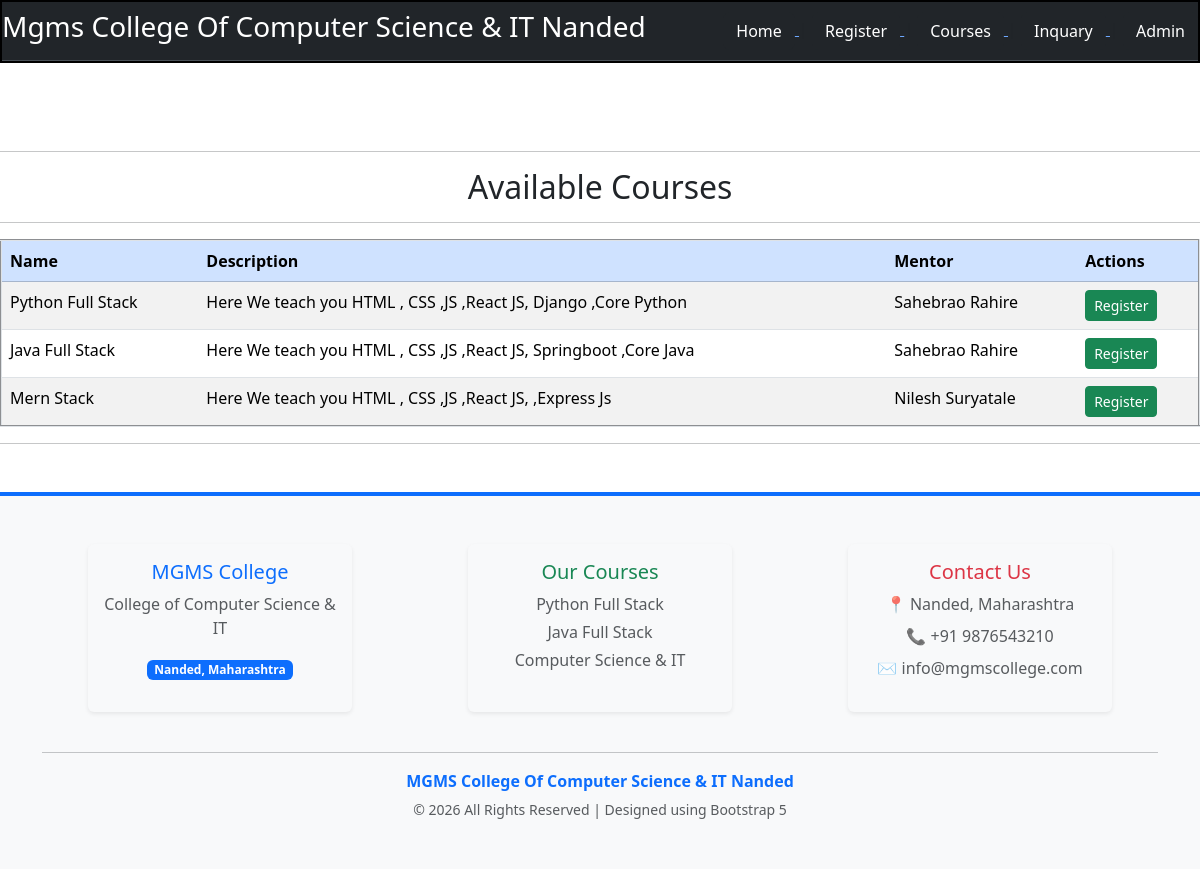
The page /Courses/ on the database its author committed.
### Databases/models.py (models this page shows, shortened)
class Courses(models.Model):
    Name=models.CharField(max_length=50)
    Description=models.CharField(max_length=1000)
    Mentor=models.CharField(max_length=50)

### Databases/views.py (the view)
# urls.py: path('Courses/',Course),
def Course(request):
    Data=Courses.objects.all()
    return render(request,'Database/Courses.html',{'Courses':Data})

### Templates/Database/Courses.html (shortened to what this page needs)
<!DOCTYPE html> <html> <head> <link href="https://cdn.jsdelivr.net/npm/bootstrap@5.3.8/dist/css/bootstrap.min.css" rel="stylesheet">
</head>
<body>
    <header>
        <nav class="navbar bg-dark border-bottom border-body" data-bs-theme="dark">
            <div align="left">
                <h3 class="College">
                    Mgms College Of Computer Science & IT Nanded
                </h3>
            </div>
            <div align="right">
                <a href="http://127.0.0.1:8000/">
                    <button class="btn btn-dark">Home</button>
                </a> |
                <a href="http://127.0.0.1:8000/Register/">
                    <button class="btn btn-dark">Register</button>
                </a> |
                <a href="http://127.0.0.1:8000/Courses/">
                    <button class="btn btn-dark">Courses</button>
                </a> |
                <a href="http://127.0.0.1:8000/Inquary/">
                    <button class="btn btn-dark">Inquary</button>
                </a> |
                <a href="http://127.0.0.1:8000/admin/">
                    <button class="btn btn-dark">Admin</button>
                </a>
            </div>
        </nav>
    </header>
    <br>
    <br>
    <br>
    <hr size="1px" color="red">
    <h2 align="center">
        Available Courses
    </h2>
    <hr size="1px" color="red">
    <section>
        <table border="2" align="center" class="table table-striped table-hover">
            <thead class="table-primary">
                <tr>
                    <th>Name</th>
                    <th>Description</th>
                    <th>Mentor</th>
                    <th>Actions</th>
                </tr>
            </thead>
            <tbody>
                {%for course in Courses%}
                <tr>
                    <td>
                        {{course.Name}}
                    </td>
                    <td>
                        {{course.Description}}
                    </td>
                    <td>
                        {{course.Mentor}}
                    </td>
                    <td>
                        <a href="http://127.0.0.1:8000/Register/" target="_self">
                            <button class="btn btn-success btn-sm">
                                Register
                            </button>
                        </a>
                    </td>
                </tr>
                {%endfor%}
            </tbody>
        </table>
    </section>
    <hr size="1px" color="red">
    <footer class="bg-light border-top border-4 border-primary mt-5">
        <div class="container py-5">
            <div class="row text-center">
                <div class="col-md-4 mb-4">
                    <div class="card border-0 bg-light shadow-sm h-100">
                        <div class="card-body">
                            <h5 class="text-primary">
                                MGMS College
                            </h5>
                            <p class="text-muted">
                                College of Computer Science & IT
                            </p>
                            <span class="badge bg-primary">
                                Nanded, Maharashtra
                            </span>
                        </div>
                    </div>
                </div>
                <div class="col-md-4 mb-4">
                    <div class="card border-0 bg-light shadow-sm h-100">
                        <div class="card-body">
                            <h5 class="text-success">
                                Our Courses
                            </h5>
                            <p class="text-muted mb-1">
                                Python Full Stack
                            </p>
                            <p class="text-muted mb-1">
                                Java Full Stack
                            </p>
                            <p class="text-muted">
                                Computer Science & IT
                            </p>
                        </div>
                    </div>
                </div>
                <div class="col-md-4 mb-4">
                    <div class="card border-0 bg-light shadow-sm h-100">
                        <div class="card-body">
                            <h5 class="text-danger">
                                Contact Us
                            </h5>
                            <p class="text-muted mb-2">
                                📍 Nanded, Maharashtra
                            </p>
                            <p class="text-muted mb-2">
                                📞 +91 9876543210
                            </p>
                            <p class="text-muted">
                                ✉️ info@mgmscollege.com
                            </p>
                        </div>
                    </div>
                </div>
            </div>
            <hr>
            <div class="text-center">
                <p class="mb-1 fw-bold text-primary">
                    MGMS College Of Computer Science & IT Nanded
                </p>
                <small class="text-muted">
                    © 2026 All Rights Reserved | Designed using Bootstrap 5
                </small>
            </div>
        </div>
    </footer>
</body>
</html>

### Templates/Database/Courses.html (style rules this page uses)
header { padding: auto; border: 2px solid black; margin: auto; }
.card { width: 7cm; height: 7cm; padding: auto; margin: auto; border: 1px solid black; background-color: skyblue; }
.College { color: white; }

### rows shown on the page
Courses: Name "Python Full Stack", Description "Here We teach you HTML , CSS ,JS ,React JS, Django ,Core Python", Mentor "Sahebrao Rahire"
Courses: Name "Java Full Stack", Description "Here We teach you HTML , CSS ,JS ,React JS, Springboot ,Core Java", Mentor "Sahebrao Rahire"
Courses: Name "Mern Stack", Description "Here We teach you HTML , CSS ,JS ,React JS, ,Express Js", Mentor "Nilesh Suryatale"
